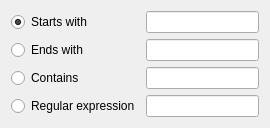
<?xml version="1.0" encoding="UTF-8"?>
<ui version="4.0">
 <class>EditStringMarkerWidget</class>
 <widget class="QWidget" name="EditStringMarkerWidget">
  <property name="geometry">
   <rect>
    <x>0</x>
    <y>0</y>
    <width>270</width>
    <height>116</height>
   </rect>
  </property>
  <property name="windowTitle">
   <string>Form</string>
  </property>
  <layout class="QGridLayout" name="gridLayout">
   <item row="0" column="0">
    <widget class="QRadioButton" name="startsButton">
     <property name="text">
      <string>Starts with</string>
     </property>
     <property name="checked">
      <bool>true</bool>
     </property>
    </widget>
   </item>
   <item row="0" column="1">
    <widget class="QLineEdit" name="startsEdit"/>
   </item>
   <item row="1" column="0">
    <widget class="QRadioButton" name="endsButton">
     <property name="text">
      <string>Ends with</string>
     </property>
    </widget>
   </item>
   <item row="1" column="1">
    <widget class="QLineEdit" name="endsEdit"/>
   </item>
   <item row="2" column="0">
    <widget class="QRadioButton" name="containsButton">
     <property name="text">
      <string>Contains</string>
     </property>
    </widget>
   </item>
   <item row="2" column="1">
    <widget class="QLineEdit" name="containsEdit"/>
   </item>
   <item row="3" column="0">
    <widget class="QRadioButton" name="regexpButton">
     <property name="text">
      <string>Regular expression</string>
     </property>
    </widget>
   </item>
   <item row="3" column="1">
    <widget class="QLineEdit" name="regexpEdit"/>
   </item>
  </layout>
 </widget>
 <resources/>
 <connections>
  <connection>
   <sender>startsButton</sender>
   <signal>toggled(bool)</signal>
   <receiver>startsEdit</receiver>
   <slot>setEnabled(bool)</slot>
   <hints>
    <hint type="sourcelabel">
     <x>68</x>
     <y>18</y>
    </hint>
    <hint type="destinationlabel">
     <x>149</x>
     <y>12</y>
    </hint>
   </hints>
  </connection>
  <connection>
   <sender>endsButton</sender>
   <signal>toggled(bool)</signal>
   <receiver>endsEdit</receiver>
   <slot>setEnabled(bool)</slot>
   <hints>
    <hint type="sourcelabel">
     <x>110</x>
     <y>47</y>
    </hint>
    <hint type="destinationlabel">
     <x>152</x>
     <y>47</y>
    </hint>
   </hints>
  </connection>
  <connection>
   <sender>containsButton</sender>
   <signal>toggled(bool)</signal>
   <receiver>containsEdit</receiver>
   <slot>setEnabled(bool)</slot>
   <hints>
    <hint type="sourcelabel">
     <x>91</x>
     <y>71</y>
    </hint>
    <hint type="destinationlabel">
     <x>152</x>
     <y>73</y>
    </hint>
   </hints>
  </connection>
  <connection>
   <sender>regexpButton</sender>
   <signal>toggled(bool)</signal>
   <receiver>regexpEdit</receiver>
   <slot>setEnabled(bool)</slot>
   <hints>
    <hint type="sourcelabel">
     <x>94</x>
     <y>92</y>
    </hint>
    <hint type="destinationlabel">
     <x>152</x>
     <y>93</y>
    </hint>
   </hints>
  </connection>
 </connections>
 <buttongroups>
  <buttongroup name="buttonGroup"/>
 </buttongroups>
</ui>
